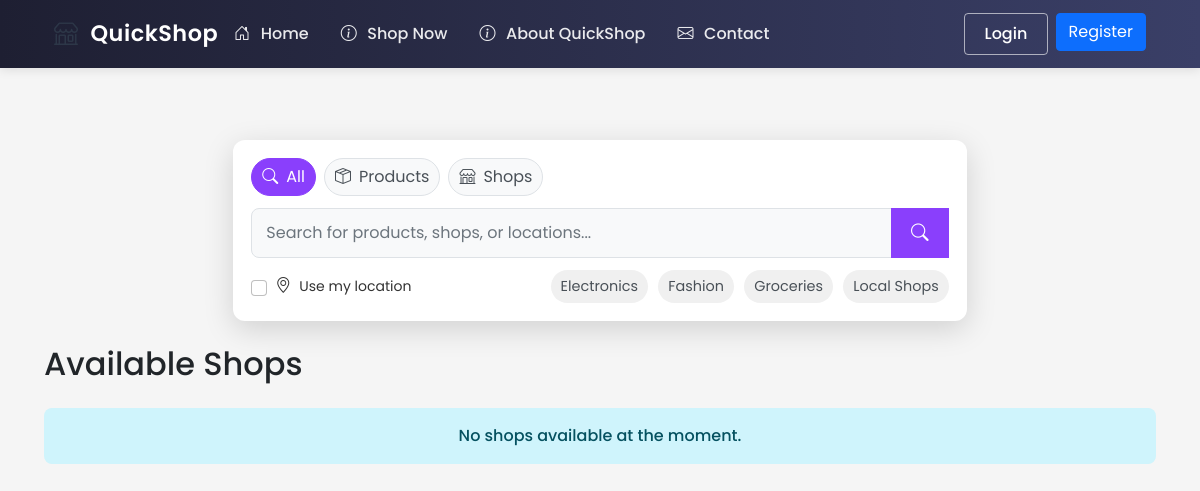
Page /shop/ on the earlier database version.
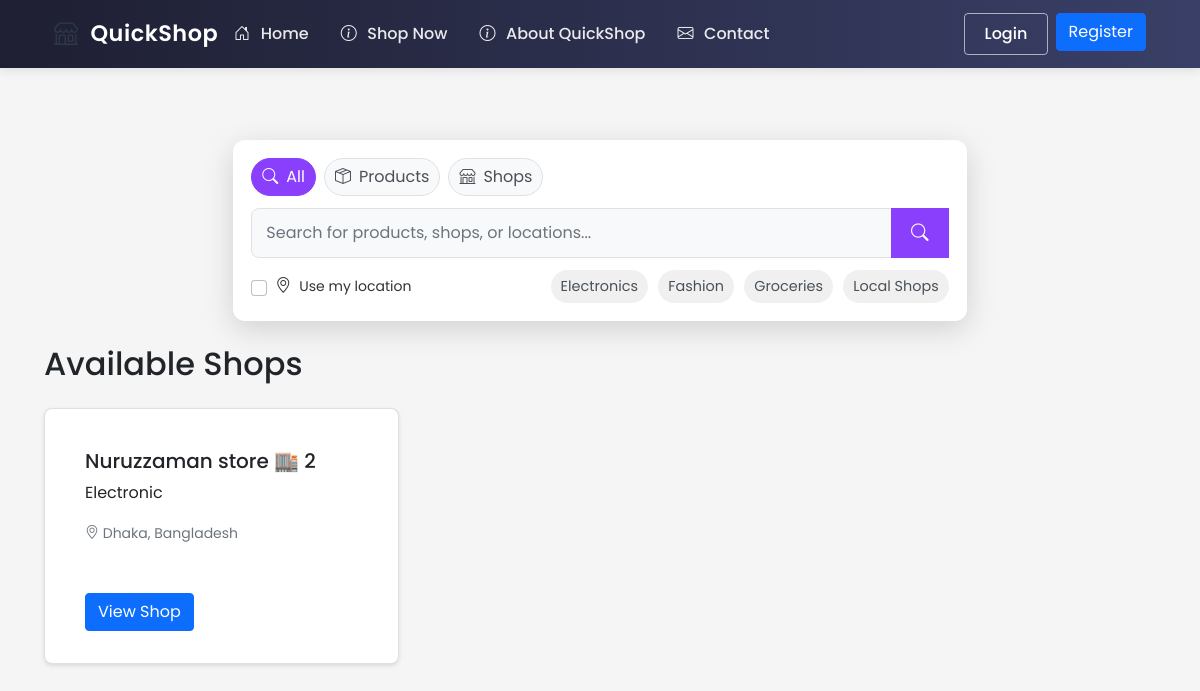
Same page on the later database version.
### ecommerce/models/shop.py (models this page shows, shortened)
class Shop(db.Model):
    id = db.Column(db.Integer, primary_key=True)
    name = db.Column(db.String(100), nullable=False)
    description = db.Column(db.Text)
    about = db.Column(db.Text)  # New field for shop-specific About content
    owner_id = db.Column(db.Integer, db.ForeignKey('user.id'), nullable=False)
    location_lat = db.Column(db.Float, nullable=True)
    location_lng = db.Column(db.Float, nullable=True)
    address = db.Column(db.String(200), nullable=True)
    phone = db.Column(db.String(20))
    email = db.Column(db.String(120))
    website = db.Column(db.String(200))
    business_hours = db.Column(db.Text)  # Stored as JSON string
    created_at = db.Column(db.DateTime, default=datetime.utcnow)
    is_active = db.Column(db.Boolean, default=True)
    products = db.relationship('Product', backref='shop', lazy=True)

### ecommerce/routes/shop.py (the view)
@shop_bp.route('/')
def index():
    shops = Shop.query.filter_by(is_active=True).all()
    return render_template('shop/index.html', shops=shops)

### ecommerce/templates/shop/index.html (shortened to what this page needs)
{% extends "base.html" %}
{% block content %}
<div class="container mt-4">
    <div class="row mb-4">
        <div class="col-md-8 mx-auto">
            {% with search_type='all' %}
            {% include 'includes/search_box.html' %}
            {% endwith %}
        </div>
    </div>
    <h2 class="mb-4">Available Shops</h2>
    <div class="row">
        {% for shop in shops %}
            <div class="col-md-4 mb-4">
                <div class="card h-100">
                    <div class="card-body">
                        <h5 class="card-title">{{ shop.name }}</h5>
                        <p class="card-text">{{ shop.description }}</p>
                        <p class="card-text">
                            <small class="text-muted">
                                <i class="bi bi-geo-alt"></i> {{ shop.address }}
                            </small>
                        </p>
                    </div>
                    <div class="card-footer bg-transparent border-top-0">
                        <a href="{{ url_for('shop.view', shop_id=shop.id) }}" class="btn btn-primary">
                            View Shop
                        </a>
                    </div>
                </div>
            </div>
        {% else %}
            <div class="col-12 text-center">
                <div class="alert alert-info">
                    No shops available at the moment.
                </div>
            </div>
        {% endfor %}
    </div>
</div>
{% endblock %}

Differences in the rows shown:
added Shop: name "Nuruzzaman store 🏬 2", description "Electronic", address "Dhaka, Bangladesh"
Other differences:
text no longer shown: "No shops available at the moment."
